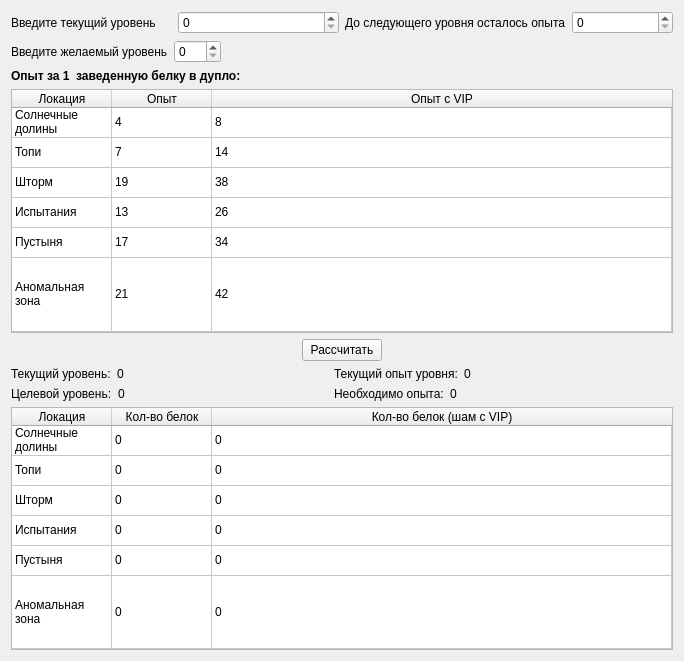
<?xml version="1.0" encoding="UTF-8"?>
<ui version="4.0">
 <class>ShamanExperienceWindow</class>
 <widget class="QWidget" name="ShamanExperienceWindow">
  <property name="geometry">
   <rect>
    <x>0</x>
    <y>0</y>
    <width>684</width>
    <height>661</height>
   </rect>
  </property>
  <property name="windowTitle">
   <string>Form</string>
  </property>
  <layout class="QVBoxLayout" name="verticalLayout_3">
   <item>
    <layout class="QHBoxLayout" name="horizontalLayout_4">
     <item>
      <layout class="QHBoxLayout" name="horizontalLayout_2">
       <item>
        <widget class="QLabel" name="level_combobox_label">
         <property name="text">
          <string>Введите текущий уровень</string>
         </property>
        </widget>
       </item>
       <item>
        <widget class="QSpinBox" name="current_level_spinbox">
         <property name="maximum">
          <number>200</number>
         </property>
        </widget>
       </item>
      </layout>
     </item>
     <item>
      <layout class="QHBoxLayout" name="horizontalLayout_3">
       <item>
        <widget class="QLabel" name="level_combobox_label_2">
         <property name="text">
          <string>До следующего уровня осталось опыта</string>
         </property>
        </widget>
       </item>
       <item>
        <widget class="QSpinBox" name="experience_spinbox">
         <property name="maximum">
          <number>999999999</number>
         </property>
        </widget>
       </item>
      </layout>
     </item>
    </layout>
   </item>
   <item>
    <layout class="QHBoxLayout" name="horizontalLayout_5">
     <item>
      <layout class="QHBoxLayout" name="horizontalLayout">
       <item>
        <widget class="QLabel" name="target_level_combobox_label">
         <property name="text">
          <string>Введите желаемый уровень</string>
         </property>
        </widget>
       </item>
       <item>
        <widget class="QSpinBox" name="target_level_spinbox">
         <property name="maximum">
          <number>200</number>
         </property>
        </widget>
       </item>
      </layout>
     </item>
     <item>
      <spacer name="horizontalSpacer">
       <property name="orientation">
        <enum>Qt::Horizontal</enum>
       </property>
       <property name="sizeHint" stdset="0">
        <size>
         <width>40</width>
         <height>20</height>
        </size>
       </property>
      </spacer>
     </item>
    </layout>
   </item>
   <item>
    <widget class="QLabel" name="label">
     <property name="font">
      <font>
       <bold>true</bold>
      </font>
     </property>
     <property name="text">
      <string>Опыт за 1  заведенную белку в дупло:</string>
     </property>
    </widget>
   </item>
   <item>
    <widget class="QTableWidget" name="exp_info_table">
     <property name="sizePolicy">
      <sizepolicy hsizetype="Expanding" vsizetype="Expanding">
       <horstretch>0</horstretch>
       <verstretch>0</verstretch>
      </sizepolicy>
     </property>
     <property name="editTriggers">
      <set>QAbstractItemView::NoEditTriggers</set>
     </property>
     <property name="tabKeyNavigation">
      <bool>false</bool>
     </property>
     <property name="showDropIndicator" stdset="0">
      <bool>false</bool>
     </property>
     <property name="dragDropOverwriteMode">
      <bool>false</bool>
     </property>
     <property name="alternatingRowColors">
      <bool>false</bool>
     </property>
     <property name="rowCount">
      <number>6</number>
     </property>
     <property name="columnCount">
      <number>3</number>
     </property>
     <attribute name="horizontalHeaderVisible">
      <bool>true</bool>
     </attribute>
     <attribute name="horizontalHeaderCascadingSectionResizes">
      <bool>false</bool>
     </attribute>
     <attribute name="horizontalHeaderHighlightSections">
      <bool>false</bool>
     </attribute>
     <attribute name="horizontalHeaderShowSortIndicator" stdset="0">
      <bool>false</bool>
     </attribute>
     <attribute name="horizontalHeaderStretchLastSection">
      <bool>true</bool>
     </attribute>
     <attribute name="verticalHeaderVisible">
      <bool>false</bool>
     </attribute>
     <attribute name="verticalHeaderCascadingSectionResizes">
      <bool>true</bool>
     </attribute>
     <attribute name="verticalHeaderStretchLastSection">
      <bool>true</bool>
     </attribute>
     <row/>
     <row/>
     <row/>
     <row/>
     <row/>
     <row/>
     <column>
      <property name="text">
       <string>Локация</string>
      </property>
     </column>
     <column>
      <property name="text">
       <string>Опыт</string>
      </property>
     </column>
     <column>
      <property name="text">
       <string>Опыт с VIP</string>
      </property>
     </column>
     <item row="0" column="0">
      <property name="text">
       <string>Солнечные долины</string>
      </property>
     </item>
     <item row="0" column="1">
      <property name="text">
       <string>4</string>
      </property>
     </item>
     <item row="0" column="2">
      <property name="text">
       <string>8</string>
      </property>
     </item>
     <item row="1" column="0">
      <property name="text">
       <string>Топи</string>
      </property>
     </item>
     <item row="1" column="1">
      <property name="text">
       <string>7</string>
      </property>
     </item>
     <item row="1" column="2">
      <property name="text">
       <string>14</string>
      </property>
     </item>
     <item row="2" column="0">
      <property name="text">
       <string>Шторм</string>
      </property>
     </item>
     <item row="2" column="1">
      <property name="text">
       <string>19</string>
      </property>
     </item>
     <item row="2" column="2">
      <property name="text">
       <string>38</string>
      </property>
     </item>
     <item row="3" column="0">
      <property name="text">
       <string>Испытания</string>
      </property>
     </item>
     <item row="3" column="1">
      <property name="text">
       <string>13</string>
      </property>
     </item>
     <item row="3" column="2">
      <property name="text">
       <string>26</string>
      </property>
     </item>
     <item row="4" column="0">
      <property name="text">
       <string>Пустыня</string>
      </property>
     </item>
     <item row="4" column="1">
      <property name="text">
       <string>17</string>
      </property>
     </item>
     <item row="4" column="2">
      <property name="text">
       <string>34</string>
      </property>
     </item>
     <item row="5" column="0">
      <property name="text">
       <string>Аномальная зона</string>
      </property>
     </item>
     <item row="5" column="1">
      <property name="text">
       <string>21</string>
      </property>
     </item>
     <item row="5" column="2">
      <property name="text">
       <string>42</string>
      </property>
     </item>
    </widget>
   </item>
   <item>
    <layout class="QHBoxLayout" name="horizontalLayout_6">
     <item>
      <spacer name="horizontalSpacer_3">
       <property name="orientation">
        <enum>Qt::Horizontal</enum>
       </property>
       <property name="sizeHint" stdset="0">
        <size>
         <width>40</width>
         <height>20</height>
        </size>
       </property>
      </spacer>
     </item>
     <item>
      <widget class="QPushButton" name="result_button">
       <property name="text">
        <string>Рассчитать</string>
       </property>
      </widget>
     </item>
     <item>
      <spacer name="horizontalSpacer_2">
       <property name="orientation">
        <enum>Qt::Horizontal</enum>
       </property>
       <property name="sizeHint" stdset="0">
        <size>
         <width>40</width>
         <height>20</height>
        </size>
       </property>
      </spacer>
     </item>
    </layout>
   </item>
   <item>
    <layout class="QHBoxLayout" name="horizontalLayout_11">
     <item>
      <layout class="QVBoxLayout" name="verticalLayout">
       <item>
        <layout class="QHBoxLayout" name="horizontalLayout_9">
         <item>
          <widget class="QLabel" name="current_level_label">
           <property name="font">
            <font>
             <family>Ubuntu</family>
            </font>
           </property>
           <property name="text">
            <string>Текущий уровень:</string>
           </property>
          </widget>
         </item>
         <item>
          <widget class="QLabel" name="current_level_value_label">
           <property name="font">
            <font>
             <family>Ubuntu</family>
            </font>
           </property>
           <property name="text">
            <string>0</string>
           </property>
          </widget>
         </item>
        </layout>
       </item>
       <item>
        <layout class="QHBoxLayout" name="horizontalLayout_10">
         <item>
          <widget class="QLabel" name="target_level_label">
           <property name="font">
            <font>
             <family>Ubuntu</family>
            </font>
           </property>
           <property name="text">
            <string>Целевой уровень:</string>
           </property>
          </widget>
         </item>
         <item>
          <widget class="QLabel" name="target_level_value_label">
           <property name="font">
            <font>
             <family>Ubuntu</family>
            </font>
           </property>
           <property name="text">
            <string>0</string>
           </property>
          </widget>
         </item>
        </layout>
       </item>
      </layout>
     </item>
     <item>
      <spacer name="horizontalSpacer_4">
       <property name="orientation">
        <enum>Qt::Horizontal</enum>
       </property>
       <property name="sizeHint" stdset="0">
        <size>
         <width>40</width>
         <height>20</height>
        </size>
       </property>
      </spacer>
     </item>
     <item>
      <layout class="QVBoxLayout" name="verticalLayout_2">
       <item>
        <layout class="QHBoxLayout" name="horizontalLayout_8">
         <item>
          <widget class="QLabel" name="current_level_exp_label">
           <property name="font">
            <font>
             <family>Ubuntu</family>
            </font>
           </property>
           <property name="text">
            <string>Текущий опыт уровня:</string>
           </property>
          </widget>
         </item>
         <item>
          <widget class="QLabel" name="current_level_exp_value_label">
           <property name="font">
            <font>
             <family>Ubuntu</family>
            </font>
           </property>
           <property name="text">
            <string>0</string>
           </property>
          </widget>
         </item>
        </layout>
       </item>
       <item>
        <layout class="QHBoxLayout" name="horizontalLayout_7">
         <item>
          <widget class="QLabel" name="target_level_exp_label">
           <property name="font">
            <font>
             <family>Ubuntu</family>
            </font>
           </property>
           <property name="text">
            <string>Необходимо опыта:</string>
           </property>
          </widget>
         </item>
         <item>
          <widget class="QLabel" name="target_level_exp_value_label">
           <property name="font">
            <font>
             <family>Ubuntu</family>
            </font>
           </property>
           <property name="text">
            <string>0</string>
           </property>
          </widget>
         </item>
        </layout>
       </item>
      </layout>
     </item>
     <item>
      <spacer name="horizontalSpacer_5">
       <property name="orientation">
        <enum>Qt::Horizontal</enum>
       </property>
       <property name="sizeHint" stdset="0">
        <size>
         <width>40</width>
         <height>20</height>
        </size>
       </property>
      </spacer>
     </item>
    </layout>
   </item>
   <item>
    <widget class="QTableWidget" name="result_table">
     <property name="sizePolicy">
      <sizepolicy hsizetype="Expanding" vsizetype="Expanding">
       <horstretch>0</horstretch>
       <verstretch>0</verstretch>
      </sizepolicy>
     </property>
     <property name="editTriggers">
      <set>QAbstractItemView::NoEditTriggers</set>
     </property>
     <property name="tabKeyNavigation">
      <bool>false</bool>
     </property>
     <property name="showDropIndicator" stdset="0">
      <bool>false</bool>
     </property>
     <property name="dragDropOverwriteMode">
      <bool>false</bool>
     </property>
     <property name="alternatingRowColors">
      <bool>false</bool>
     </property>
     <property name="rowCount">
      <number>6</number>
     </property>
     <property name="columnCount">
      <number>3</number>
     </property>
     <attribute name="horizontalHeaderVisible">
      <bool>true</bool>
     </attribute>
     <attribute name="horizontalHeaderCascadingSectionResizes">
      <bool>false</bool>
     </attribute>
     <attribute name="horizontalHeaderHighlightSections">
      <bool>false</bool>
     </attribute>
     <attribute name="horizontalHeaderShowSortIndicator" stdset="0">
      <bool>false</bool>
     </attribute>
     <attribute name="horizontalHeaderStretchLastSection">
      <bool>true</bool>
     </attribute>
     <attribute name="verticalHeaderVisible">
      <bool>false</bool>
     </attribute>
     <attribute name="verticalHeaderCascadingSectionResizes">
      <bool>true</bool>
     </attribute>
     <attribute name="verticalHeaderStretchLastSection">
      <bool>true</bool>
     </attribute>
     <row/>
     <row/>
     <row/>
     <row/>
     <row/>
     <row/>
     <column>
      <property name="text">
       <string>Локация</string>
      </property>
     </column>
     <column>
      <property name="text">
       <string>Кол-во белок</string>
      </property>
     </column>
     <column>
      <property name="text">
       <string>Кол-во белок (шам с VIP)</string>
      </property>
     </column>
     <item row="0" column="0">
      <property name="text">
       <string>Солнечные долины</string>
      </property>
     </item>
     <item row="0" column="1">
      <property name="text">
       <string>0</string>
      </property>
     </item>
     <item row="0" column="2">
      <property name="text">
       <string>0</string>
      </property>
     </item>
     <item row="1" column="0">
      <property name="text">
       <string>Топи</string>
      </property>
     </item>
     <item row="1" column="1">
      <property name="text">
       <string>0</string>
      </property>
     </item>
     <item row="1" column="2">
      <property name="text">
       <string>0</string>
      </property>
     </item>
     <item row="2" column="0">
      <property name="text">
       <string>Шторм</string>
      </property>
     </item>
     <item row="2" column="1">
      <property name="text">
       <string>0</string>
      </property>
     </item>
     <item row="2" column="2">
      <property name="text">
       <string>0</string>
      </property>
     </item>
     <item row="3" column="0">
      <property name="text">
       <string>Испытания</string>
      </property>
     </item>
     <item row="3" column="1">
      <property name="text">
       <string>0</string>
      </property>
     </item>
     <item row="3" column="2">
      <property name="text">
       <string>0</string>
      </property>
     </item>
     <item row="4" column="0">
      <property name="text">
       <string>Пустыня</string>
      </property>
     </item>
     <item row="4" column="1">
      <property name="text">
       <string>0</string>
      </property>
     </item>
     <item row="4" column="2">
      <property name="text">
       <string>0</string>
      </property>
     </item>
     <item row="5" column="0">
      <property name="text">
       <string>Аномальная зона</string>
      </property>
     </item>
     <item row="5" column="1">
      <property name="text">
       <string>0</string>
      </property>
     </item>
     <item row="5" column="2">
      <property name="text">
       <string>0</string>
      </property>
     </item>
    </widget>
   </item>
  </layout>
 </widget>
 <resources/>
 <connections/>
</ui>
